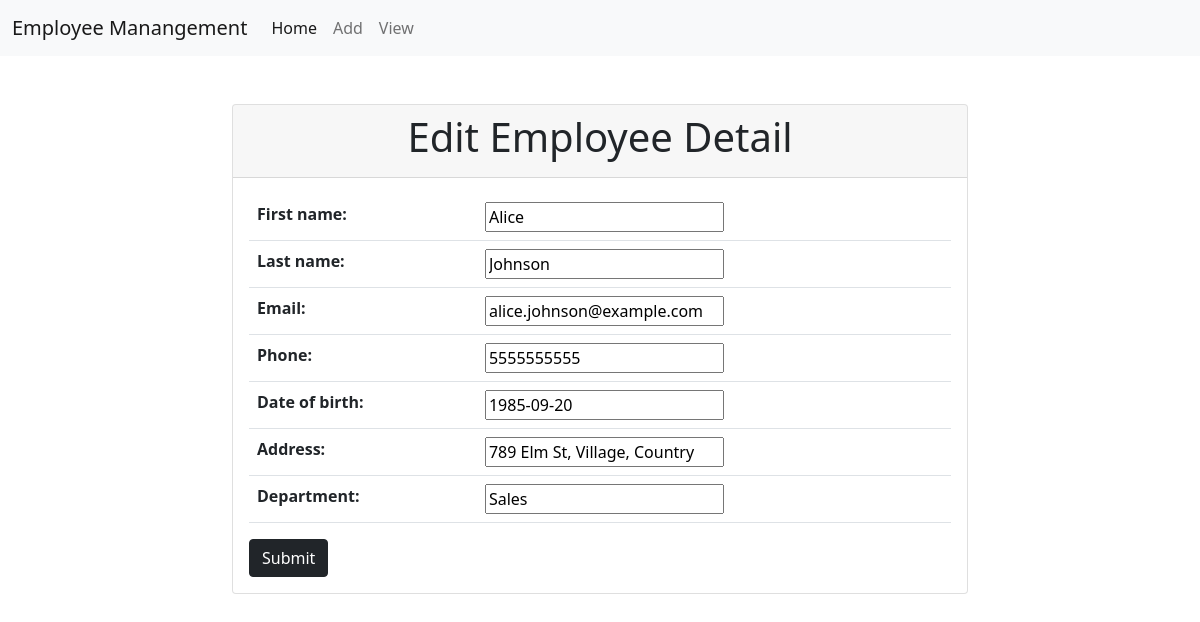
Page /edit/2 on the committed database.
### empapp/models.py (models this page shows, shortened)
class Employee(models.Model):
    first_name = models.CharField(max_length=100)
    last_name = models.CharField(max_length=100)
    email = models.EmailField()
    phone = models.CharField(max_length=20)
    date_of_birth = models.DateField()
    address = models.CharField(max_length=255)
    department = models.CharField(max_length=100)

### empapp/views.py (the view)
# urls.py: path('edit/<int:n>', views.edit, name="edit"),
def edit(request,n):
    e = Employee.objects.get(id=n)
    if (request.method == "POST"):
        form = Employeeform(request.POST, request.FILES, instance=e)  # create form object with values entered by user
        if form.is_valid():
            form.save()
            return view(request)
    form = Employeeform(instance=e)
    return render(request,'add1.html',context={'form':form})

### empapp/forms.py
class Employeeform(forms.ModelForm):
    class Meta:
        model=Employee
        fields='__all__'

### templates/add1.html (shortened to what this page needs)
<!DOCTYPE html>
{% extends 'base.html' %}
{% load static %}
{% block content %}
 <div class="container">
    <div class="row justify-content-center">
      <div class="col-md-8">
        <div class="card mt-5">
          <div class="card-header">
            <h1 class="text-center">Edit Employee Detail</h1>
          </div>
          <div class="card-body">
            <form method="POST">
              <table class="table">
                {{ form.as_table }}
              </table>
              <button class="btn btn-dark btn-block" type="submit">Submit</button>
            </form>
          </div>
        </div>
      </div>
    </div>
  </div>
{% endblock %}

### rows in the picture
Employee: first_name "Alice", last_name "Johnson", email "alice.johnson@example.com", phone "5555555555", date_of_birth "1985-09-20", address "789 Elm St, Village, Country", department "Sales"
